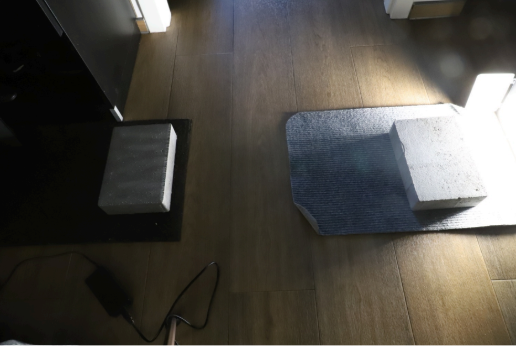
#> input picture example.png, 516 x 346 px
$ python lighterPictureOpenCVAndNumPy.py
#> lines starting #> are read from the running program, lines starting #| are printed output that depends on the picture
import numpy as np
import cv2

image = cv2.imread('example.png')
#> image is the input picture: shape (346, 516, 3); mean B, G, R 68.4, 75, 78.4
if image is None:
    print("Błąd: Nie udało się wczytać obrazu.")
    exit()
cv2.imshow('Original', image)

#opencv
added = cv2.add(np.uint8(image), np.uint8([50]))
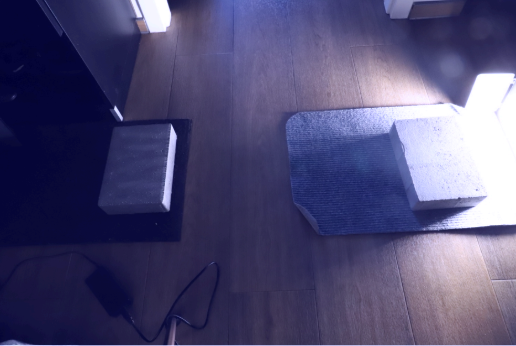
#> added: shape (346, 516, 3); mean B, G, R 115.3, 75, 78.4
cv2.imshow('Lighter Image via OpenCV', added)

#numpy
added2 = np.uint8(image) + np.uint8([50])
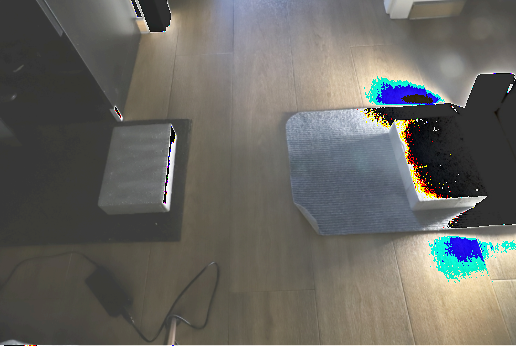
#> added2: shape (346, 516, 3); mean B, G, R 97.7, 102.9, 103.9
cv2.imshow('Light Image via NumPy', added2)
cv2.waitKey(0)
